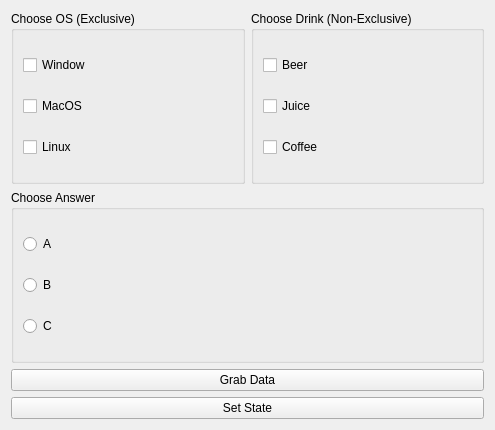
<?xml version="1.0" encoding="UTF-8"?>
<ui version="4.0">
 <class>Widget</class>
 <widget class="QWidget" name="Widget">
  <property name="geometry">
   <rect>
    <x>0</x>
    <y>0</y>
    <width>495</width>
    <height>430</height>
   </rect>
  </property>
  <property name="windowTitle">
   <string>Widget</string>
  </property>
  <layout class="QVBoxLayout" name="verticalLayout_4">
   <item>
    <layout class="QHBoxLayout" name="horizontalLayout">
     <item>
      <widget class="QGroupBox" name="groupBox">
       <property name="title">
        <string>Choose OS (Exclusive)</string>
       </property>
       <layout class="QVBoxLayout" name="verticalLayout">
        <item>
         <widget class="QCheckBox" name="windowCheckBox">
          <property name="text">
           <string>Window</string>
          </property>
         </widget>
        </item>
        <item>
         <widget class="QCheckBox" name="macOSCheckBox">
          <property name="text">
           <string>MacOS</string>
          </property>
         </widget>
        </item>
        <item>
         <widget class="QCheckBox" name="linuxCheckBox">
          <property name="text">
           <string>Linux</string>
          </property>
         </widget>
        </item>
       </layout>
      </widget>
     </item>
     <item>
      <widget class="QGroupBox" name="groupBox_2">
       <property name="title">
        <string>Choose Drink (Non-Exclusive)</string>
       </property>
       <layout class="QVBoxLayout" name="verticalLayout_2">
        <item>
         <widget class="QCheckBox" name="beerCheckBox">
          <property name="text">
           <string>Beer</string>
          </property>
         </widget>
        </item>
        <item>
         <widget class="QCheckBox" name="juiceCheckBox">
          <property name="text">
           <string>Juice</string>
          </property>
         </widget>
        </item>
        <item>
         <widget class="QCheckBox" name="coffeeCheckBox">
          <property name="text">
           <string>Coffee</string>
          </property>
         </widget>
        </item>
       </layout>
      </widget>
     </item>
    </layout>
   </item>
   <item>
    <widget class="QGroupBox" name="groupBox_3">
     <property name="title">
      <string>Choose Answer</string>
     </property>
     <layout class="QVBoxLayout" name="verticalLayout_3">
      <item>
       <widget class="QRadioButton" name="aRadioButton">
        <property name="text">
         <string>A</string>
        </property>
       </widget>
      </item>
      <item>
       <widget class="QRadioButton" name="bRadioButton">
        <property name="text">
         <string>B</string>
        </property>
       </widget>
      </item>
      <item>
       <widget class="QRadioButton" name="cRadioButton">
        <property name="text">
         <string>C</string>
        </property>
       </widget>
      </item>
     </layout>
    </widget>
   </item>
   <item>
    <widget class="QPushButton" name="grabDataButton">
     <property name="text">
      <string>Grab Data</string>
     </property>
    </widget>
   </item>
   <item>
    <widget class="QPushButton" name="setStateButton">
     <property name="text">
      <string>Set State</string>
     </property>
    </widget>
   </item>
  </layout>
 </widget>
 <resources/>
 <connections/>
</ui>
